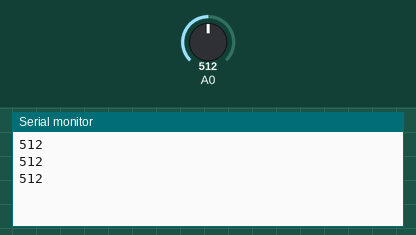
Recording of a sketch running on a simulated Arduino Uno, built with avr-gcc and run on an emulated ATmega328P. Parts: the last lines printed to the serial monitor. The test bench sets the inputs (shaded band); at power-on: A0 = 512.

Above: at 1.3 s.
1.4 s: A0 set to 716
At 1.9 s:
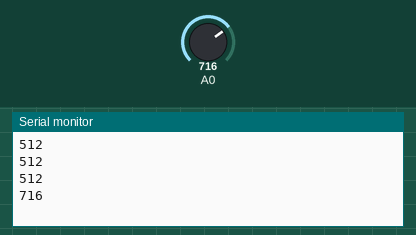
2.9 s: A0 set to 900
At 3.4 s:
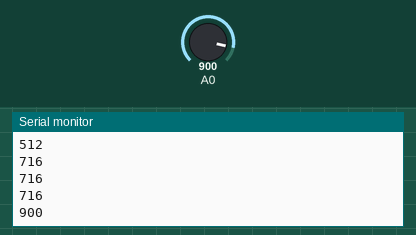
Timing chart, 0 to 5.9 s (numbered marks = the images above; inputs shaded):
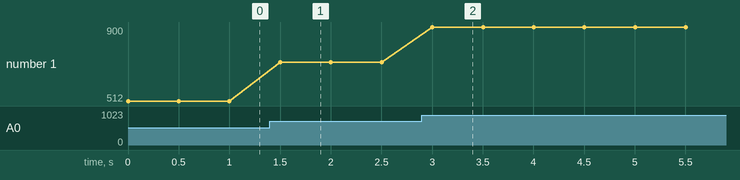

Measured:
- after the input at 1.4 s, the serial monitor: prints a new line after 0.10 s (image 1)
- after the input at 2.9 s, the serial monitor: prints a new line after 0.10 s (image 2)
- plotted number 1: 512 → 716 after the input at 1.4 s, 716 → 900 after the input at 2.9 s

The sketch:

sketch_jan14a.ino
```cpp
int sensorValue;
void setup()
{
 Serial.begin(9600); // sets the serial port to 9600
}
void loop()
{
 sensorValue = analogRead(0); // reads analog input pin 0
 Serial.println(sensorValue, DEC); // prints the value read
 delay(500); // waits 100ms before the next read
}
```
